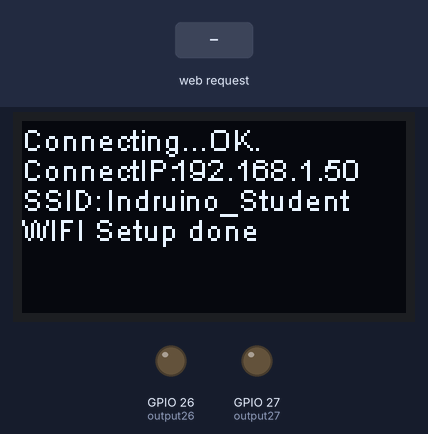
Simulated run of this sketch. Board: ESP32. Shown: 128×64 one-colour display, output pins drawn as LEDs (lit = HIGH). Inputs (shaded band) come from the test bench. WiFi joins after 1.5 s; servers stay silent unless stated; what the sketch prints to the serial monitor is not drawn.

Above: at 4.8 s.
4.9 s: HTTP request GET /26/on received
At 6.1 s:
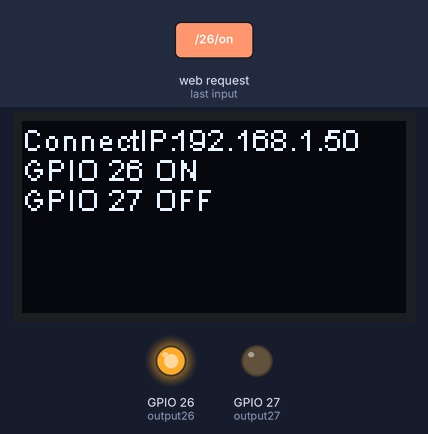
6.4 s: HTTP request GET /27/on received
At 7.3 s:
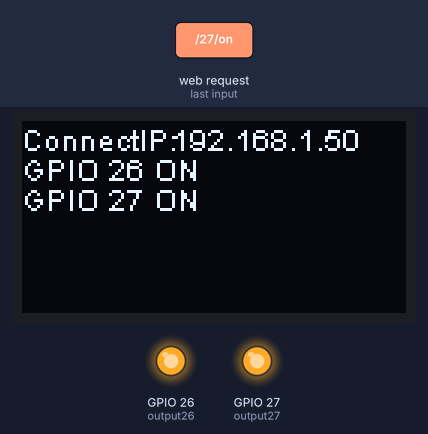
7.9 s: HTTP request GET /26/off received
At 8.4 s:
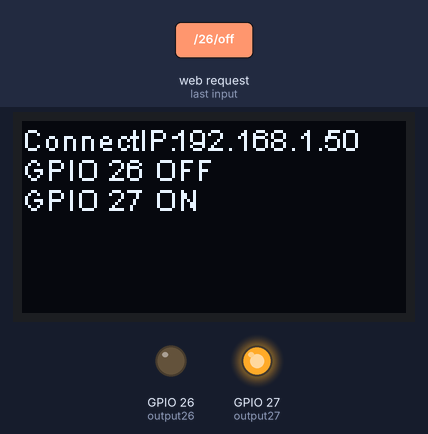
9.4 s: HTTP request GET /27/off received
At 10.8 s:
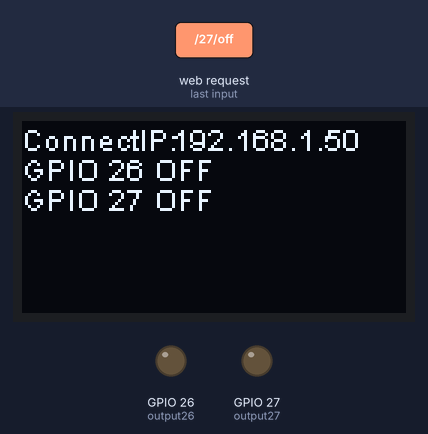
Timing chart, 0 to 11.9 s (numbered marks = the images above; inputs shaded):
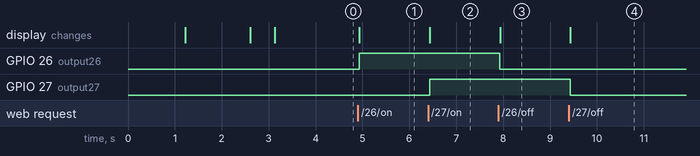

Measured:
- after the input at 4.9 s, GPIO 26 (output26): LOW → HIGH at once; the display: changes at once (image 1)
- after the input at 6.4 s, GPIO 27 (output27): LOW → HIGH at once; the display: changes at once (image 2)
- after the input at 7.9 s, GPIO 26 (output26): HIGH → LOW at once; the display: changes at once (image 3)
- after the input at 9.4 s, GPIO 27 (output27): HIGH → LOW at once; the display: changes at once (image 4)

The sketch:

websever_2nd.ino.ino
```cpp
// Load libraries
#include "heltec.h"
#include "WiFi.h"
#include "images.h"

bool wfconnect;
String LocalIP;

void logo(){
  Heltec.display -> init();
  Heltec.display -> clear();
  Heltec.display -> drawXbm(0,5,Indruino_Logo_width,Indruino_Logo_height,(const unsigned char *)Indruino_Logo_bits);
  Heltec.display -> display();
}
// Replace with your network credentials
const char* ssid = "Indruino_Student";    //WiFi.begin("Tom","xz001122");   WiFi.begin("Indruino_Student","Indruino2019"); WiFi.begin("bybeen","00112233")
const char* password = "Indruino2019";

const char* ssid_1 = "bybeen";
const char* password_1 = "00112233";

// Set web server port number to 80
WiFiServer server(80);

// Variable to store the HTTP request
String header;

// Auxiliar variables to store the current output state
String output26State = "off";
String output27State = "off";

// Assign output variables to GPIO pins
const int output26 = 26;
const int output27 = 27;

// Current time
unsigned long currentTime = millis();
// Previous time
unsigned long previousTime = 0;
// Define timeout time in milliseconds (example: 2000ms = 2s)
const long timeoutTime = 2000;
byte callwifi()
{
  byte count=0;
  WiFi.begin(ssid, password);
  while(WiFi.status() != WL_CONNECTED && count < 20)
  {
    count ++;
    if(count >= 10 && count <= 20)
      WiFi.begin(ssid_1, password_1);
    delay(180);
    Heltec.display -> drawString(0, 0, "Connecting...");
    Heltec.display -> display();
  }
  return count;
}
void wifiok(byte count)
{
  Heltec.display -> clear();
    Heltec.display -> drawString(0, 0, "Connecting...OK.");
    LocalIP = String() + WiFi.localIP()[0] + "." + WiFi.localIP()[1] + "." + WiFi.localIP()[2] + "." +WiFi.localIP()[3];
    Heltec.display -> drawString(0, 10, "ConnectIP:");
    Heltec.display -> drawString(50, 10,LocalIP);
    Heltec.display -> display();
    if(count < 10) {
    Heltec.display -> drawString(0, 20, "SSID:");
    Heltec.display -> drawString(28, 20,ssid);
    Heltec.display -> display(); }
      else if(count >= 10 && count <= 20)
        {Heltec.display -> drawString(0, 20, "SSID:");
        Heltec.display -> drawString(28, 20,ssid_1);
        Heltec.display -> display(); }
    wfconnect=true;
    delay(500);
    server.begin();
}
void setup() {
  logo();
  delay(1000);
  Heltec.display -> clear();
  Serial.begin(115200);
  // Initialize the output variables as outputs
  pinMode(output26, OUTPUT);
  pinMode(output27, OUTPUT);
  // Set outputs to LOW
  digitalWrite(output26, LOW);
  digitalWrite(output27, LOW);

  // Connect to Wi-Fi network with SSID and password
  byte count=callwifi();

  while(WiFi.status() != WL_CONNECTED)
  {
    Heltec.display -> clear();
    Heltec.display -> drawString(0, 0, "Connecting...Failed");
    Heltec.display -> display();
    wfconnect=false;
    Heltec.display -> drawString(0, 10, "Try to connect...");
    Heltec.display -> display();
    count=callwifi();
  }
      wfconnect=true;
  if(wfconnect==true)
  {
  wifiok(count);
  Heltec.display -> drawString(0, 30, "WIFI Setup done");
  Heltec.display -> display();
  delay(500);
  }
}

void loop(){
  WiFiClient client = server.available();   // Listen for incoming clients

  if (client) {                             // If a new client connects,
    currentTime = millis();
    previousTime = currentTime;
    Serial.println("New Client.");          // print a message out in the serial port
    String currentLine = "";                // make a String to hold incoming data from the client
    while (client.connected() && currentTime - previousTime <= timeoutTime) {  // loop while the client's connected
      currentTime = millis();
      if (client.available()) {             // if there's bytes to read from the client,
        char c = client.read();             // read a byte, then
        Serial.write(c);                    // print it out the serial monitor
        header += c;
        if (c == '\n') {                    // if the byte is a newline character
          // if the current line is blank, you got two newline characters in a row.
          // that's the end of the client HTTP request, so send a response:
          if (currentLine.length() == 0) {
            // HTTP headers always start with a response code (e.g. HTTP/1.1 200 OK)
            // and a content-type so the client knows what's coming, then a blank line:
            client.println("HTTP/1.1 200 OK");
            client.println("Content-type:text/html");
            client.println("Connection: close");
            client.println();

            // turns the GPIOs on and off
            if (header.indexOf("GET /26/on") >= 0) {
              Heltec.display -> clear();
              Heltec.display -> drawString(0, 0, "ConnectIP:");
              Heltec.display -> drawString(50, 0,LocalIP);
              Heltec.display -> drawString(0, 10,"GPIO 26 ON");
              Heltec.display -> display();
                    if(output27State=="on")
                          {
                            Heltec.display -> drawString(0, 20,"GPIO 27 ON");
                            Heltec.display -> display();}
                            else
                            {
                            Heltec.display -> drawString(0, 20,"GPIO 27 OFF");
                            Heltec.display -> display();}

              output26State = "on";
              digitalWrite(output26, HIGH);
            } else if (header.indexOf("GET /26/off") >= 0) {
              Heltec.display -> clear();
               Heltec.display -> drawString(0, 0, "ConnectIP:");
              Heltec.display -> drawString(50, 0,LocalIP);
              Heltec.display -> drawString(0, 10,"GPIO 26 OFF");
              Heltec.display -> display();
                          if(output27State=="on")
                          {
                            Heltec.display -> drawString(0, 20,"GPIO 27 ON");
                            Heltec.display -> display();}
                            else
                            {
                            Heltec.display -> drawString(0, 20,"GPIO 27 OFF");
                            Heltec.display -> display();}
              output26State = "off";
              digitalWrite(output26, LOW);
            } else if (header.indexOf("GET /27/on") >= 0) {

              Heltec.display -> clear();
               Heltec.display -> drawString(0, 0, "ConnectIP:");
              Heltec.display -> drawString(50, 0,LocalIP);
              Heltec.display -> drawString(0, 20,"GPIO 27 ON");
              Heltec.display -> display();
              if(output26State=="on")
                          {
                            Heltec.display -> drawString(0, 10,"GPIO 26 ON");
                            Heltec.display -> display();}
                            else
                            {
                            Heltec.display -> drawString(0, 10,"GPIO 26 OFF");
                            Heltec.display -> display();}
              output27State = "on";
              digitalWrite(output27, HIGH);
            } else if (header.indexOf("GET /27/off") >= 0) {

              Heltec.display -> clear();
              Heltec.display -> drawString(0, 0, "ConnectIP:");
              Heltec.display -> drawString(50, 0,LocalIP);
              Heltec.display -> drawString(0, 20,"GPIO 27 OFF");
              Heltec.display -> display();
              if(output26State=="on")
                          {
                            Heltec.display -> drawString(0, 10,"GPIO 26 ON");
                            Heltec.display -> display();}
                            else
                            {
                            Heltec.display -> drawString(0, 10,"GPIO 26 OFF");
                            Heltec.display -> display();}
              output27State = "off";
              digitalWrite(output27, LOW);
            }

            // Display the HTML web page
            client.println("<!DOCTYPE html><html>");
            client.println("<head><meta name=\"viewport\" content=\"width=device-width, initial-scale=1\">");
            client.println("<link rel=\"icon\" href=\"data:,\">");
            // CSS to style the on/off buttons
            // Feel free to change the background-color and font-size attributes to fit your preferences
            client.println("<style>html { font-family: Helvetica; display: inline-block; margin: 0px auto; text-align: center;}");
            client.println(".button { background-color: #4CAF50; border: none; color: white; padding: 16px 40px;");
            client.println("text-decoration: none; font-size: 30px; margin: 2px; cursor: pointer;}");
            client.println(".button2 {background-color: #555555;}</style></head>");

            // Web Page Heading
            client.println("<body><h1>ESP32 Web Server</h1>");

            // Display current state, and ON/OFF buttons for GPIO 26
            client.println("<p>GPIO 26 - State " + output26State + "</p>");
            // If the output26State is off, it displays the ON button
            if (output26State=="off") {
              client.println("<p><a href=\"/26/on\"><button class=\"button\">ON</button></a></p>");
            } else {
              client.println("<p><a href=\"/26/off\"><button class=\"button button2\">OFF</button></a></p>");
            }

            // Display current state, and ON/OFF buttons for GPIO 27
            client.println("<p>GPIO 27 - State " + output27State + "</p>");
            // If the output27State is off, it displays the ON button
            if (output27State=="off") {
              client.println("<p><a href=\"/27/on\"><button class=\"button\">ON</button></a></p>");
            } else {
              client.println("<p><a href=\"/27/off\"><button class=\"button button2\">OFF</button></a></p>");
            }
            client.println("</body></html>");

            // The HTTP response ends with another blank line
            client.println();
            // Break out of the while loop
            break;
          } else { // if you got a newline, then clear currentLine
            currentLine = "";
          }
        } else if (c != '\r') {  // if you got anything else but a carriage return character,
          currentLine += c;      // add it to the end of the currentLine
        }
      }
    }
    // Clear the header variable
    header = "";
    // Close the connection
    client.stop();

  }
}
```

Source omitted: images.h (data table, 7310 bytes)
